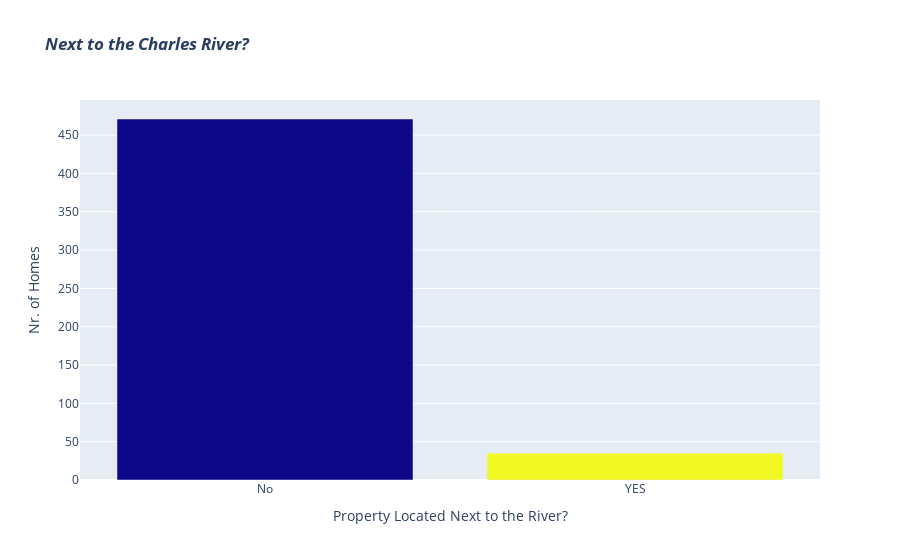

The notebook cell saved with this chart:
### Markdown cell above
#### Next to the River? ⛵️

**Challenge**

Create a bar chart with plotly for CHAS to show many more homes are away from the river versus next to it. The bar chart should look something like this:

<img src=https://i.imgur.com/AHwoQ6l.png height=350>

You can make your life easier by providing a list of values for the x-axis (e.g., `x=['No', 'Yes']`)

### Code cell
# Bar Plot to visualize CHAS to show many more homes 
# are away from the river versus next to it.
bar_chas = px.bar(
    y=data.CHAS.value_counts(),
    x=['No', 'YES'],
    color=data.CHAS.value_counts().index,
    labels={'x':'Property Located Next to the River?', 'y':'Nr. of Homes'},
    title="<em>Next to the Charles River?</em>",
   
)
bar_chas.update_layout(
    coloraxis_showscale=False,
)

bar_chas.show()

### Figure 1 — Plotly figure (JSON) as saved in the notebook; plotly's stock layout.template omitted (floating-point values rounded to 4 significant figures)
{"data": [{"alignmentgroup": "True", "hovertemplate": "Property Located Next to the River?=%{x}<br>Nr. of Homes=%{y}<br>color=%{marker.color}<extra></extra>", "legendgroup": "", "marker": {"color": [0, 1], "coloraxis": "coloraxis", "pattern": {"shape": ""}}, "name": "", "offsetgroup": "", "orientation": "v", "showlegend": false, "textposition": "auto", "type": "bar", "x": ["No", "YES"], "xaxis": "x", "y": [471, 35], "yaxis": "y"}], "layout": {"barmode": "relative", "coloraxis": {"colorbar": {"title": {"text": "color"}}, "colorscale": [[0, "#0d0887"], [0.1111, "#46039f"], [0.2222, "#7201a8"], [0.3333, "#9c179e"], [0.4444, "#bd3786"], [0.5556, "#d8576b"], [0.6667, "#ed7953"], [0.7778, "#fb9f3a"], [0.8889, "#fdca26"], [1, "#f0f921"]], "showscale": false}, "legend": {"tracegroupgap": 0}, "title": {"text": "<em>Next to the Charles River?</em>"}, "xaxis": {"anchor": "y", "domain": [0, 1], "title": {"text": "Property Located Next to the River?"}}, "yaxis": {"anchor": "x", "domain": [0, 1], "title": {"text": "Nr. of Homes"}}}}
